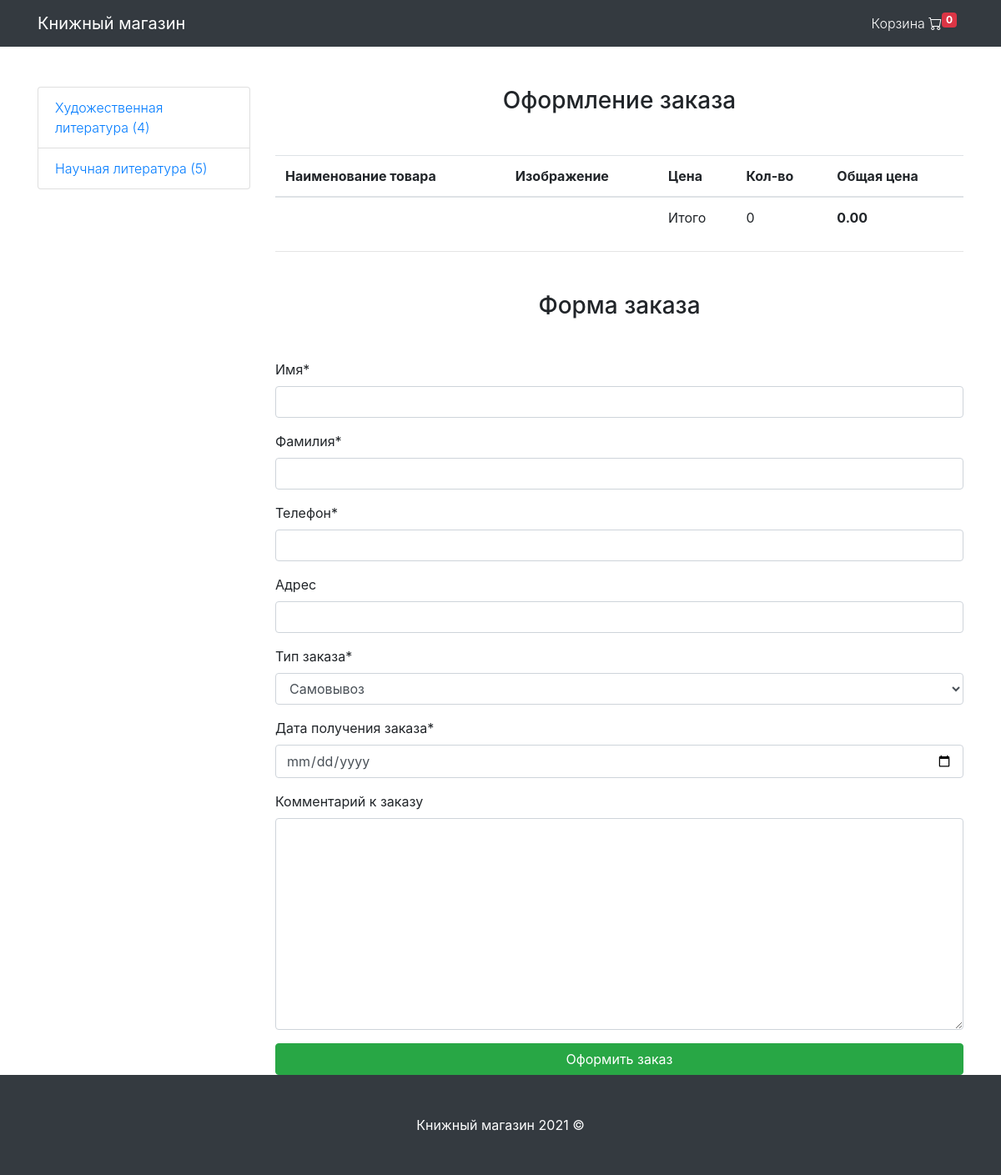
/checkout/ (signed in), run on an earlier commit of the app's database.
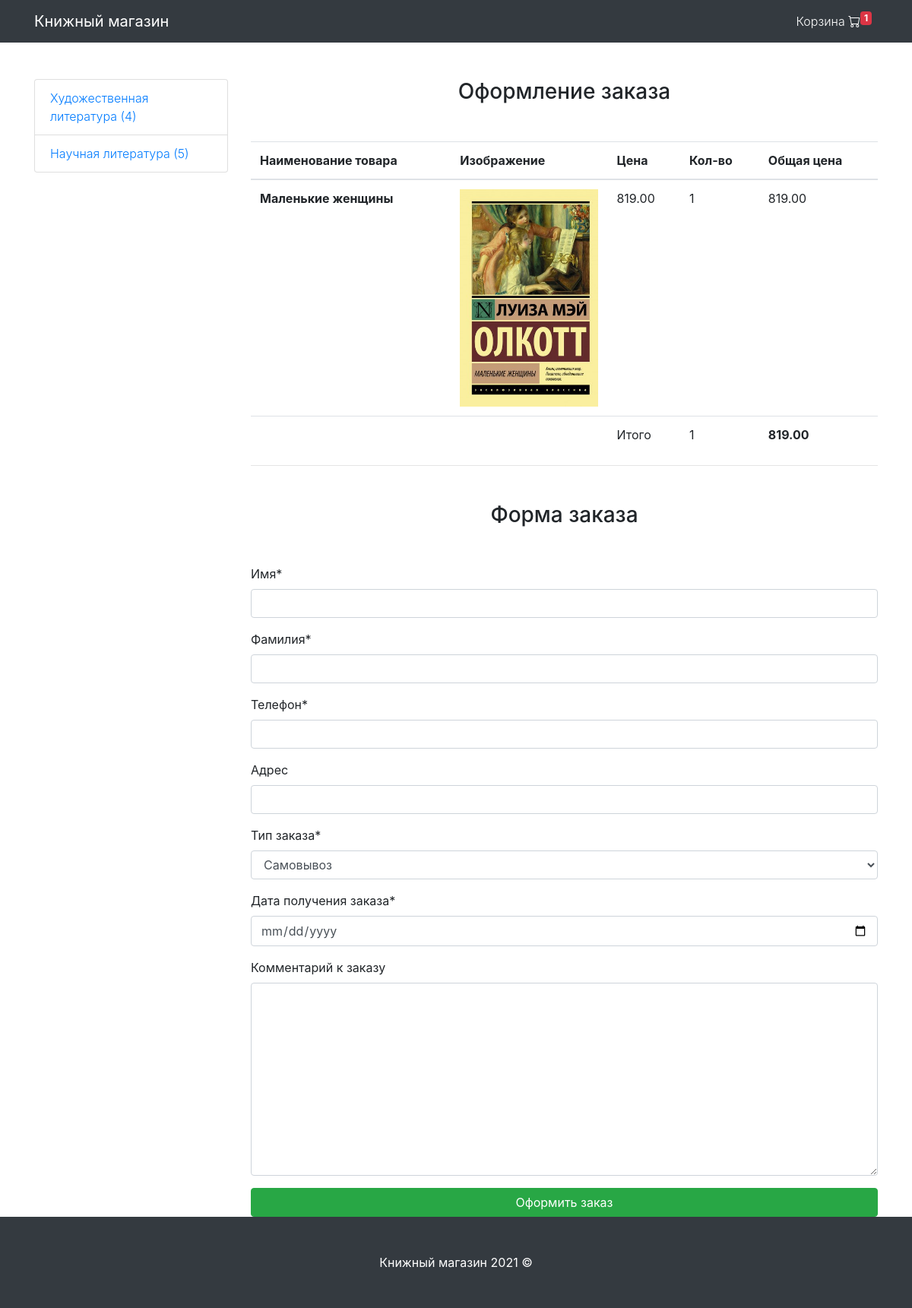
And on a later commit of the database.
### mainapp/models.py (models this page shows, shortened)
class Cart(models.Model):
    owner = models.ForeignKey('Customer', null=True, verbose_name='Владелец', on_delete=models.CASCADE)
    products = models.ManyToManyField(Cartproduct, blank=True, related_name='related_cart')
    total_products = models.PositiveIntegerField(default=0)
    final_price = models.DecimalField(max_digits=9, default=0, decimal_places=2, verbose_name='Общая цена')
    in_order = models.BooleanField(default=False)               # Статус или стадия заказа
    for_anonymous_user = models.BooleanField(default=False)     # Для незарегистрированных пользователей

class Category(models.Model):
    name = models.CharField(max_length=255, verbose_name='Имя категории')
    slug = models.SlugField(unique=True)
    objects = CategoryManager()
    def get_absolute_url(self):
        return reverse('category_detail', kwargs={'slug': self.slug})

class Cartproduct(models.Model):
    user = models.ForeignKey('Customer', verbose_name='Покупатель', on_delete=models.CASCADE)
    cart = models.ForeignKey('Cart', verbose_name='Корзина', on_delete=models.CASCADE, related_name='related_products')
    content_type = models.ForeignKey(ContentType, on_delete=models.CASCADE)
    object_id = models.PositiveIntegerField()
    content_object = GenericForeignKey('content_type', 'object_id')
    qty = models.PositiveIntegerField(default=1)
    final_price = models.DecimalField(max_digits=9, decimal_places=2, verbose_name='Общая Цена')

class Product(models.Model):
    MIN_RESOLUTION = (400, 400)
    MAX_RESOLUTION = (800, 800)
    MAX_IMAGE_SIZE = 3145728
    class Meta:
        abstract = True
    category = models.ForeignKey(Category, verbose_name='Категория', on_delete=models.CASCADE)
    title = models.CharField(max_length=255, verbose_name='Наименование')
    slug = models.SlugField(unique=True)
    image = models.ImageField(verbose_name='Изображение')
    description = models.TextField(verbose_name='Описание', null=True)
    price = models.DecimalField(max_digits=9, decimal_places=2, verbose_name='Цена')

class FictionBook(Product):
    publisher = models.CharField(max_length=255, verbose_name='Издательство')
    binding = models.CharField(max_length=255, verbose_name='Переплет')
    size = models.CharField(max_length=255, verbose_name='Размер')
    paper = models.CharField(max_length=255, verbose_name='Бумага')
    ISBN = models.CharField(max_length=255, verbose_name='ISBN')
    edition = models.PositiveIntegerField(default=0, verbose_name='Тираж')
    language = models.CharField(max_length=255, verbose_name='Язык')
    product_code = models.CharField(max_length=255, verbose_name='Код товара')

### mainapp/views.py (the view)
# urls.py: path('checkout/', CheckoutView.as_view(), name='checkout'),
class CheckoutView(CartMixin, View):
    def get(self, request, *args, **kwargs):
        categories = Category.objects.get_categories_for_left_sidebar()
        form = OrderForm(request.POST or None)
        context = {
            'cart': self.cart,
            'categories': categories,
            'form': form
        }
        return render(request, 'checkout.html', context)

### mainapp/forms.py
class OrderForm(forms.ModelForm):
    def __init__(self, *args, **kwargs):
        super().__init__(*args, **kwargs)
        self.fields['order_date'].label = 'Дата получения заказа'
    order_date = forms.DateField(widget=forms.TextInput(attrs={'type': 'date'}))
    class Meta:
        model = Order
        fields = (
            'first_name', 'last_name', 'phone', 'address', 'buying_type', 'order_date', 'comment'
        )

### mainapp/mixins.py (called while the page is built)
    def dispatch(self, request, *args, **kwargs):
        if request.user.is_authenticated:
            customer = Customer.objects.filter(user=request.user).first()
            if not customer:
                customer = Customer.objects.create(
                    user = request.user
                )
            cart = Cart.objects.filter(owner=customer, in_order=False).first()
            if not cart:
                cart = Cart.objects.create(owner=customer)
        else:
            cart = Cart.objects.filter(for_anonymous_user=True).first()
            if not cart:
                cart = Cart.objects.create(for_anonymous_user=True)
        self.cart = cart
        return super().dispatch(request, *args, **kwargs)

### mainapp/templates/checkout.html (shortened to what this page needs)
{% extends 'base.html' %}
{% load crispy_forms_tags %}
{% block content %}
<h3 class="text-center mt-5 mb-5">Оформление заказа</h3>
<table class="table">
    <thead>
        <tr>
            <th scope="col">Наименование товара</th>
            <th scope="col">Изображение</th>
            <th scope="col">Цена</th>
            <th scope="col">Кол-во</th>
            <th scope="col">Общая цена</th>
        </tr>
    </thead>
    <tbody>
    {% for item in cart.products.all %}
        <tr>
            <th scope="row">{{ item.content_object.title }}</th>
            <td class="w-25"><img src="{{ item.content_object.image.url }}" class="img-fluid"></td>
            <td>{{ item.content_object.price }}</td>
            <td>{{ item.qty }}</td>
            <td>{{ item.final_price }}</td>
        </tr>
    {% endfor %}
    <tr>
        <td colspan='2'></td>
        <td>Итого</td>
        <td>{{ cart.total_products }}</td>
        <td><strong> {{ cart.final_price }} </strong></td>
    </tr>
    </tbody>
  </table>
<hr>
<h3 class="text-center mt-5 mb-5">Форма заказа</h3>
<form action="{% url 'make_order' %}" method='POST'>
    {{ form|crispy }}
    <input type="submit" class="btn btn-success btn-block mt-3" value="Оформить заказ">
</form>
{% endblock content %}

### mainapp/templates/base.html (shortened to what this page needs)
{% load static %}
<!DOCTYPE html>
<html lang="en">
<head>
	<link rel="stylesheet" href="https://maxcdn.bootstrapcdn.com/bootstrap/4.0.0/css/bootstrap.min.css"
 />
	<link rel="stylesheet" href="https://cdn.jsdelivr.net/npm/bootstrap-icons@1.5.0/font/bootstrap-icons.css">
</head>
<body>
	<nav class="navbar navbar-expand-lg navbar-dark bg-dark fixed-top">
		<div class="container">
			<a class="navbar-brand" href="{% url 'base' %}">Книжный магазин</a>
			<div class="collapse navbar-collapse" id="navbarResponsive">
				<ul class="navbar-nav ml-auto">
					<li class="nav-item">
						<a class="nav-link font-weight-light text-white" href="{% url 'cart' %}">Корзина
							<i class="bi bi-cart"></i><sup class="badge badge-danger">{{ cart.products.count }}</sup>
						</a>
					</li>
				</ul>
			</div>
		</div>
	</nav>
	<div class="container">
		<div class="row">
			<div class="col-lg-3 mt-5">
				<div class="list-group font-weight-light">
					{% for category in categories %}
					<a href="{{ category.url }}" class="list-group-item">{{ category.name }} ({{ category.count }})</a>
					{% endfor %}
				</div>
			</div>
			<div class="col-lg-9">
				{% block content %}{% endblock content %}
			</div>
		</div>
	</div>
	<footer class="py-5 bg-dark">
		<div class="container">
			<p class="m-0 text-center text-white">Книжный магазин 2021 &copy; </p>
		</div>
	</footer>
</body>
</html>

What changed in the data, as far as the page shows it:
changed Cart: products.count "0" → "1"; total_products "0" → "1"; final_price "0.00" → "819.00"
added Cartproduct: content_object "Маленькие женщины", content_object.image (picture), content_object.price "819.00", qty "1", final_price "819.00"
